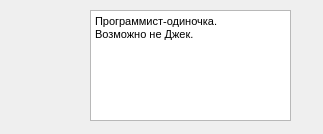
<?xml version="1.0" encoding="UTF-8"?>
<ui version="4.0">
 <class>Dialog</class>
 <widget class="QDialog" name="Dialog">
  <property name="geometry">
   <rect>
    <x>0</x>
    <y>0</y>
    <width>323</width>
    <height>134</height>
   </rect>
  </property>
  <property name="windowTitle">
   <string>Информация об авторах</string>
  </property>
  <property name="windowIcon">
   <iconset resource="res.qrc">
    <normaloff>:/Image/twitter.png</normaloff>:/Image/twitter.png</iconset>
  </property>
  <widget class="QLabel" name="label">
   <property name="geometry">
    <rect>
     <x>20</x>
     <y>10</y>
     <width>47</width>
     <height>41</height>
    </rect>
   </property>
   <property name="text">
    <string/>
   </property>
   <property name="pixmap">
    <pixmap resource="res.qrc">:/Image/twitter.png</pixmap>
   </property>
  </widget>
  <widget class="QTextEdit" name="textEdit">
   <property name="geometry">
    <rect>
     <x>90</x>
     <y>10</y>
     <width>201</width>
     <height>111</height>
    </rect>
   </property>
   <property name="html">
    <string>&lt;!DOCTYPE HTML PUBLIC &quot;-//W3C//DTD HTML 4.0//EN&quot; &quot;http://www.w3.org/TR/REC-html40/strict.dtd&quot;&gt;
&lt;html&gt;&lt;head&gt;&lt;meta name=&quot;qrichtext&quot; content=&quot;1&quot; /&gt;&lt;style type=&quot;text/css&quot;&gt;
p, li { white-space: pre-wrap; }
&lt;/style&gt;&lt;/head&gt;&lt;body style=&quot; font-family:'MS Shell Dlg 2'; font-size:8.25pt; font-weight:400; font-style:normal;&quot;&gt;
&lt;p style=&quot; margin-top:0px; margin-bottom:0px; margin-left:0px; margin-right:0px; -qt-block-indent:0; text-indent:0px;&quot;&gt;Программист-одиночка.&lt;br /&gt;Возможно не Джек.&lt;/p&gt;&lt;/body&gt;&lt;/html&gt;</string>
   </property>
  </widget>
 </widget>
 <resources>
  <include location="res.qrc"/>
 </resources>
 <connections/>
</ui>
